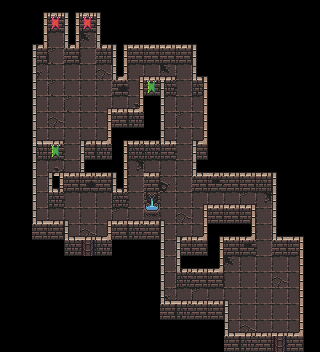

Rendered tile map (Tiled .tmx) drawn with the repository's tilesets; below, a short description and the map source with its tile grids summarised:
An orthogonal 20x22 tile map with 16x16 px tiles, 5 tile layers (ground, background, foreground, foreground2, ...) and 19 objects (4x EASY, 3x CHEST_COMMON, 3x MEDIUM, PLAYER, EXIT, ...).

<map version="1.5" tiledversion="1.6.0" orientation="orthogonal" renderorder="right-down" width="20" height="22" tilewidth="16" tileheight="16" infinite="0" nextlayerid="10" nextobjectid="49">
 <properties>
  <property name="musicFilePath" value="audio/music/Try and Solve This.ogg" />
 </properties>
 <tileset firstgid="1" source="../tileset1.tsx" />
 <layer id="1" name="ground" width="20" height="22">
  <data>[440 cells, 123 non-empty, 8 distinct tile ids]</data>
 </layer>
 <layer id="4" name="background" width="20" height="22">
  <data>[440 cells, 35 non-empty, 10 distinct tile ids]</data>
 </layer>
 <layer id="9" name="foreground" width="20" height="22">
  <properties>
   <property name="z" type="int" value="1" />
  </properties>
  <data>[440 cells, 145 non-empty, 12 distinct tile ids]</data>
 </layer>
 <layer id="2" name="foreground2" width="20" height="22">
  <properties>
   <property name="z" type="int" value="1" />
  </properties>
  <data>[440 cells, 24 non-empty, 6 distinct tile ids]</data>
 </layer>
 <layer id="3" name="foreground3" width="20" height="22">
  <properties>
   <property name="z" type="int" value="1" />
  </properties>
  <data>[440 cells, 4 non-empty, 3 distinct tile ids]</data>
 </layer>
 <objectgroup id="5" name="collision">
  <properties>
   <property name="collisionLayer" type="bool" value="true" />
  </properties>
  <object id="45" x="36.375" y="63.875">
   <polygon points="0,0 11.625,0.125 11.625,-31.875 27.625,-31.875 27.625,0.125 43.625,0.125 43.625,-31.875 59.625,-31.875 59.7163,-0.0835644 75.625,0.125 75.625,32.125 88.75,31.875 89.25,-0.375 155.625,0.125 155.625,32.125 168.875,32.125 168.75,95.5 155.625,96.125 155.625,128.125 235.625,128.125 235.625,192.125 263.25,192.375 263.375,286.5 191.25,287.75 191.625,255.25 126.193,255.375 126.205,175.818 71.625,176.375 71.75,191.625 32,190.875 31.25,174.875 -2,175.25 -2,95.625 26.75,95.375 27.5,76.875 -0.125,76.875" />
  </object>
  <object id="46" x="176.375" y="256.125">
   <polygon points="0,0 -0.375,31.875 47.625,31.875 47.625,-0.125 79.625,-0.125 79.625,-32.125 29.125,-32.3523 28.5,-0.431818" />
  </object>
  <object id="47" x="160" y="208">
   <polyline points="0,0 0,-16 -16,-16 -16,0 0,0" />
  </object>
  <object id="48" x="80.5" y="159.5">
   <polygon points="1.5,0.375 0.5,14.125 -30.75,14 -30.75,48.75 -16.5,48.5 -16.5,32.5 31.5,32.5 31.5,48.5 47.5,48.5 47.5,0.5 95.5,0.5 95.5,-15.5 82,-15.875 82,-64 95.5,-63.5 95.5,-79.5 60.875,-78.9375 60.875,-32.6875 27.625,-32.5 27.625,-0.625" />
  </object>
 </objectgroup>
 <objectgroup id="6" name="entities">
  <object id="6" name="PLAYER" x="280.046" y="318.796">
   <point />
  </object>
  <object id="7" name="EXIT" x="48" y="32" width="16.0678" height="16.0153" />
  <object id="8" name="CHEST_COMMON" x="81.489" y="222.794">
   <point />
  </object>
  <object id="26" name="SHOP" x="232.909" y="271.056">
   <point />
  </object>
  <object id="32" name="REAPER" x="276.758" y="271.27">
   <point />
  </object>
  <object id="33" name="CHEST_COMMON" x="176.955" y="224.279">
   <point />
  </object>
  <object id="37" name="CHEST_RARE" x="81.2083" y="47.75">
   <point />
  </object>
  <object id="44" name="CHEST_COMMON" x="176.417" y="127">
   <point />
  </object>
 </objectgroup>
 <objectgroup color="#ff0000" id="7" name="enemies">
  <object id="20" name="GOBLIN" type="MEDIUM" x="260.479" y="221.602">
   <point />
  </object>
  <object id="30" name="GOBLIN" type="EASY" x="186.656" y="159.35">
   <point />
  </object>
  <object id="34" name="CHORT" type="EASY" x="103.888" y="238.691">
   <point />
  </object>
  <object id="35" name="IMP" type="EASY" x="114.238" y="221.466">
   <point />
  </object>
  <object id="36" name="SKELET" type="EASY" x="54.5716" y="76.6443">
   <point />
  </object>
  <object id="38" name="GOBLIN" type="MEDIUM" x="168.962" y="297.545">
   <point />
  </object>
  <object id="39" name="CHORT" type="MEDIUM" x="83.6364" y="77.0375">
   <point />
  </object>
 </objectgroup>
</map>
